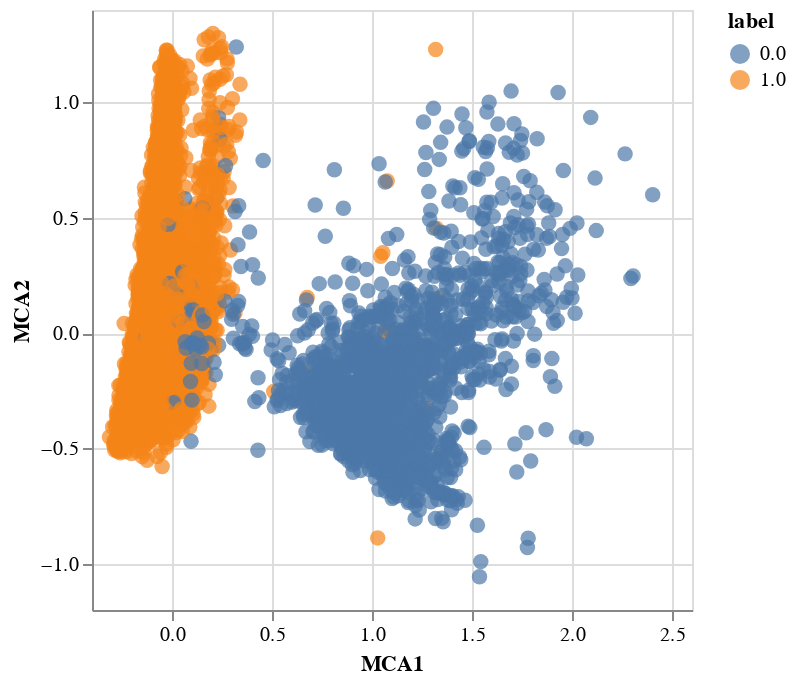

Notebook code cell kept with this figure:
### Code cell
import altair as alt

alt.data_transformers.disable_max_rows()
alt.data_transformers.enable('default', max_rows=None)


mca_result["label"] = df["FIMLocoModeD"].astype(str)
mca_result.reset_index(drop=True, inplace=True)

mca_result = mca_result.astype({"MCA1": "float", "MCA2": "float", "label": "str"})


chart = alt.Chart(mca_result).mark_circle(size=60).encode(
    x='MCA1:Q',
    y='MCA2:Q',
    color='label:N',
    tooltip=['label']
).interactive()

print(mca_result.dtypes)
print(mca_result.head())

chart

### Figure 1 — Vega-Lite specification as saved in the notebook (floating-point values rounded to 4 significant figures; data arrays with more than 128 entries replaced by an {"elided": "..."} marker saying what was removed)
{"config": {"view": {"continuousWidth": 300, "continuousHeight": 300}}, "data": {"name": "data-ad6d8f100c3f928456075199fbae7171"}, "mark": {"type": "circle", "size": 60}, "encoding": {"color": {"field": "label", "type": "nominal"}, "tooltip": [{"field": "label", "type": "nominal"}], "x": {"field": "MCA1", "type": "quantitative"}, "y": {"field": "MCA2", "type": "quantitative"}}, "params": [{"name": "param_60", "select": {"type": "interval", "encodings": ["x", "y"]}, "bind": "scales"}], "$schema": "https://vega.github.io/schema/vega-lite/v5.20.1.json", "datasets": {"data-ad6d8f100c3f928456075199fbae7171": {"elided": "19560 records"}}}
